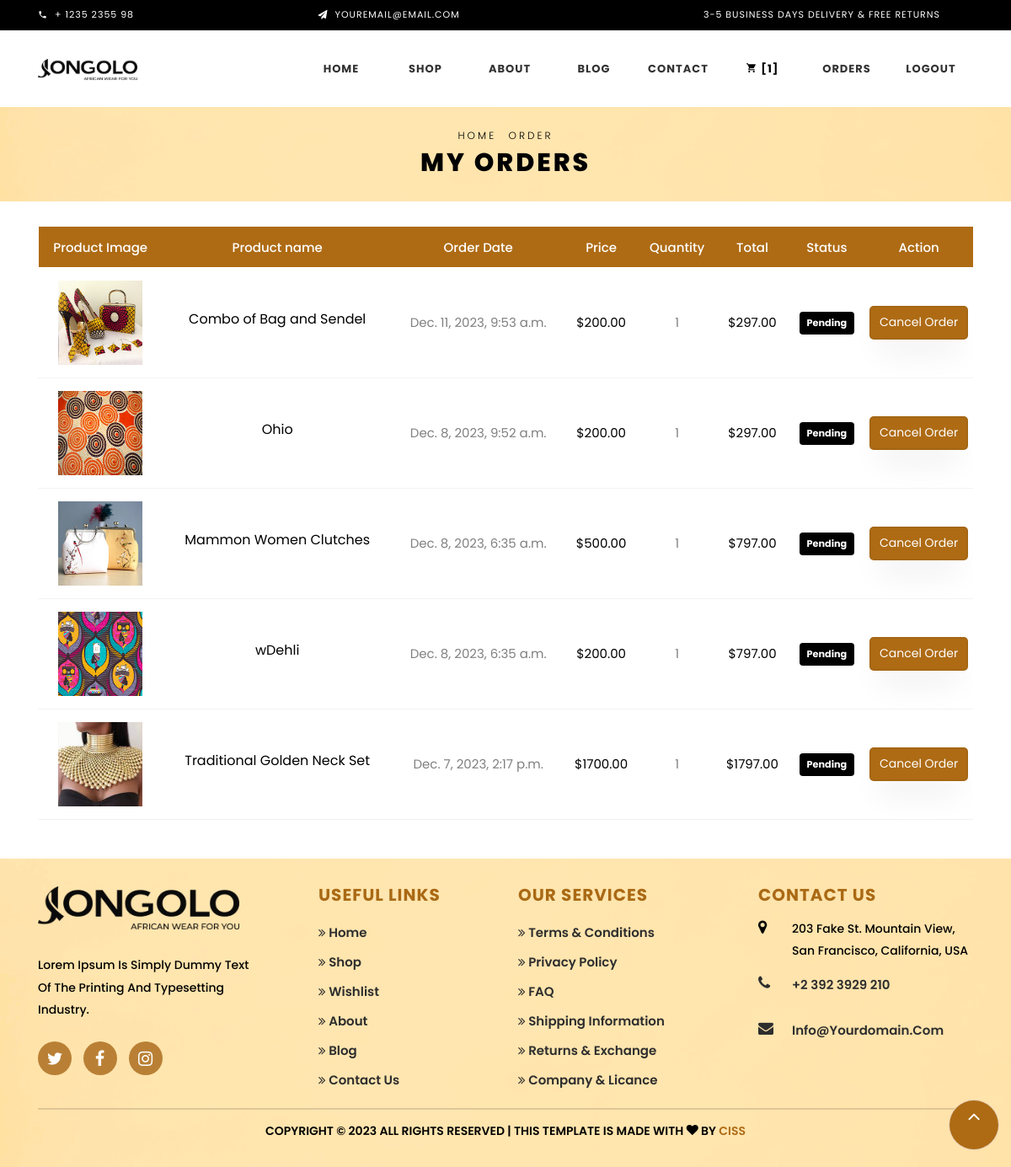
/order (signed in), run on the app's committed database.
### myapp/models.py (models this page shows, shortened)
class OrderItem(models.Model):
    order = models.ForeignKey(Order, on_delete=models.CASCADE)
    product = models.ForeignKey(Product, on_delete=models.CASCADE)
    quantity = models.PositiveIntegerField()
    unit_price = models.DecimalField(max_digits=10, decimal_places=2)

class Product(models.Model):
    user = models.ForeignKey(User, on_delete=models.CASCADE, default=1)
    name = models.CharField(max_length=100)
    price = models.IntegerField(default=0)
    category = models.ForeignKey(Category, on_delete=models.CASCADE, default=1)
    description = models.CharField(max_length=200, default='' , null=True , blank=True)
    image = models.ImageField(upload_to='products')

class Order(models.Model):
    user = models.ForeignKey(User, on_delete=models.CASCADE)
    created_at = models.DateTimeField(auto_now_add=True)
    shipping_address = models.ForeignKey(Adres, on_delete=models.SET_NULL, null=True, blank=True)
    total_price = models.DecimalField(max_digits=10, decimal_places=2)
    status = models.CharField(max_length=20,default='pending')

### myapp/website_views.py (the view)
# urls.py: path('order',website_views.Order_view,name='order'),
def Order_view(request):
    user_orders = Order.objects.filter(user=request.user).order_by('-created_at')
    if request.user.is_authenticated:
        cart_items = CartItem.objects.filter(user=request.user)
        total_price = sum(item.total_price() for item in cart_items)
        cart_items = CartItem.objects.filter(user=request.user)
        cart_count = cart_items.count()
    else:
        total_price = 0
        cart_count = 0
    return render(request, 'websiteuser/order.html', {'user_orders': user_orders,'cart_count':cart_count})

### myapp/models.py (called while the page is built)
    def total_price(self):
        return self.quantity * self.product.price

### templates/websiteuser/order.html (shortened to what this page needs)
{% extends 'websiteuser/base.html'%}
{% load widget_tweaks %}
{% load static %}
{% block content %}
<div class="hero-wrap hero-bread" style="background-image: url(/static/images/banner/footer-bg.png);">
    <div class="container">
        <div class="row no-gutters slider-text align-items-center justify-content-center">
            <div class="col-md-9 ftco-animate text-center">
                <p class="breadcrumbs"><span class="mr-2"><a href="/dashboard-web">Home</a></span> <span>Order</span>
                </p>
                <h1 class="mb-0 bread">My Orders</h1>
            </div>
        </div>
    </div>
</div>
<section class="ftco-section ftco-cart">
    <div class="container">
        <div class="row">
            <div class="col-md-12 ftco-animate">
                <div class="cart-list">
                    <table class="table">
                        <thead class="thead-primary">
                            <tr class="text-center">
                                <th>Product Image</th>
                                <th>Product name</th>
                                <th>Order Date</th>
                                <th>Price</th>
                                <th>Quantity</th>
                                <th>Total</th>
                                <th>Status</th>
                                <th>Action</th>
                            </tr>
                        </thead>
                        <tbody>
                            {% for order in user_orders %}
                            {% for item in order.orderitem_set.all %}
                            <tr class="text-center">
                                <td class="image-prod">
                                    <img class="img" src="{{ item.product.image.url }}" alt="{{ item.product.name }}">
                                </td>
                                <td class="product-name">
                                    <h3>{{ item.product.name }}</h3>
                                </td>
                                <td class="placed-date">{{ order.created_at }}</td>
                                <td class="price">${{ item.unit_price }}</td>
                                <td class="quantity">
                                    {{ item.quantity }}
                                </td>
                                <td class="total">${{ order.total_price }}</td>
                                <td>
                                    {% if item.status %}
                                <small class="badge badge-success">Completed</small></td>
                                {% else %}
                                <small class="badge badge-warning">Pending</small></td>
                                {% endif %}
                                <td>
                                    {% if order.status == 'pending' or order.status == 'confirmed' %}
                                    <button type="button" class="btn btn-primary" data-toggle="modal"
                                        data-target="#exampleModal" onclick="showConfirmationDialog('{{order.id}}')"
                                        data-order-id="{{order.id}}">
                                        Cancel Order
                                    </button>
                                    {% else %}
                                    <p>This order cannot be canceled.</p>
                                    {% endif %}
                                </td>
                            </tr>
                            {% endfor %}
                            {% endfor %}
                        </tbody>
                    </table>
                </div>
            </div>
        </div>
    </div>
</section>
{% endblock %}

### templates/websiteuser/order.html (style rules this page uses)
button.btn.btn-primary { width: 100%; padding: 0px 0px; }
.badge-warning { color: #ffffff; background-color: #000000; padding: 8px 9px; }

### data on the page
Order: created_at "Dec. 11, 2023, 9:53 a.m.", total_price "297.00"
OrderItem: product.image (picture), product.name "Combo of Bag and Sendel", unit_price "200.00", quantity "1"
Order: created_at "Dec. 8, 2023, 9:52 a.m.", total_price "297.00"
OrderItem: product.image (picture), product.name "Ohio", unit_price "200.00", quantity "1"
Order: created_at "Dec. 8, 2023, 6:35 a.m.", total_price "797.00"
OrderItem: product.image (picture), product.name "Mammon Women Clutches", unit_price "500.00", quantity "1"
OrderItem: product.image (picture), product.name "wDehli", unit_price "200.00", quantity "1"
Order: created_at "Dec. 7, 2023, 2:17 p.m.", total_price "1797.00"
OrderItem: product.image (picture), product.name "Traditional Golden Neck Set", unit_price "1700.00", quantity "1"

### other printed values
{{ cart_count }} "1"
